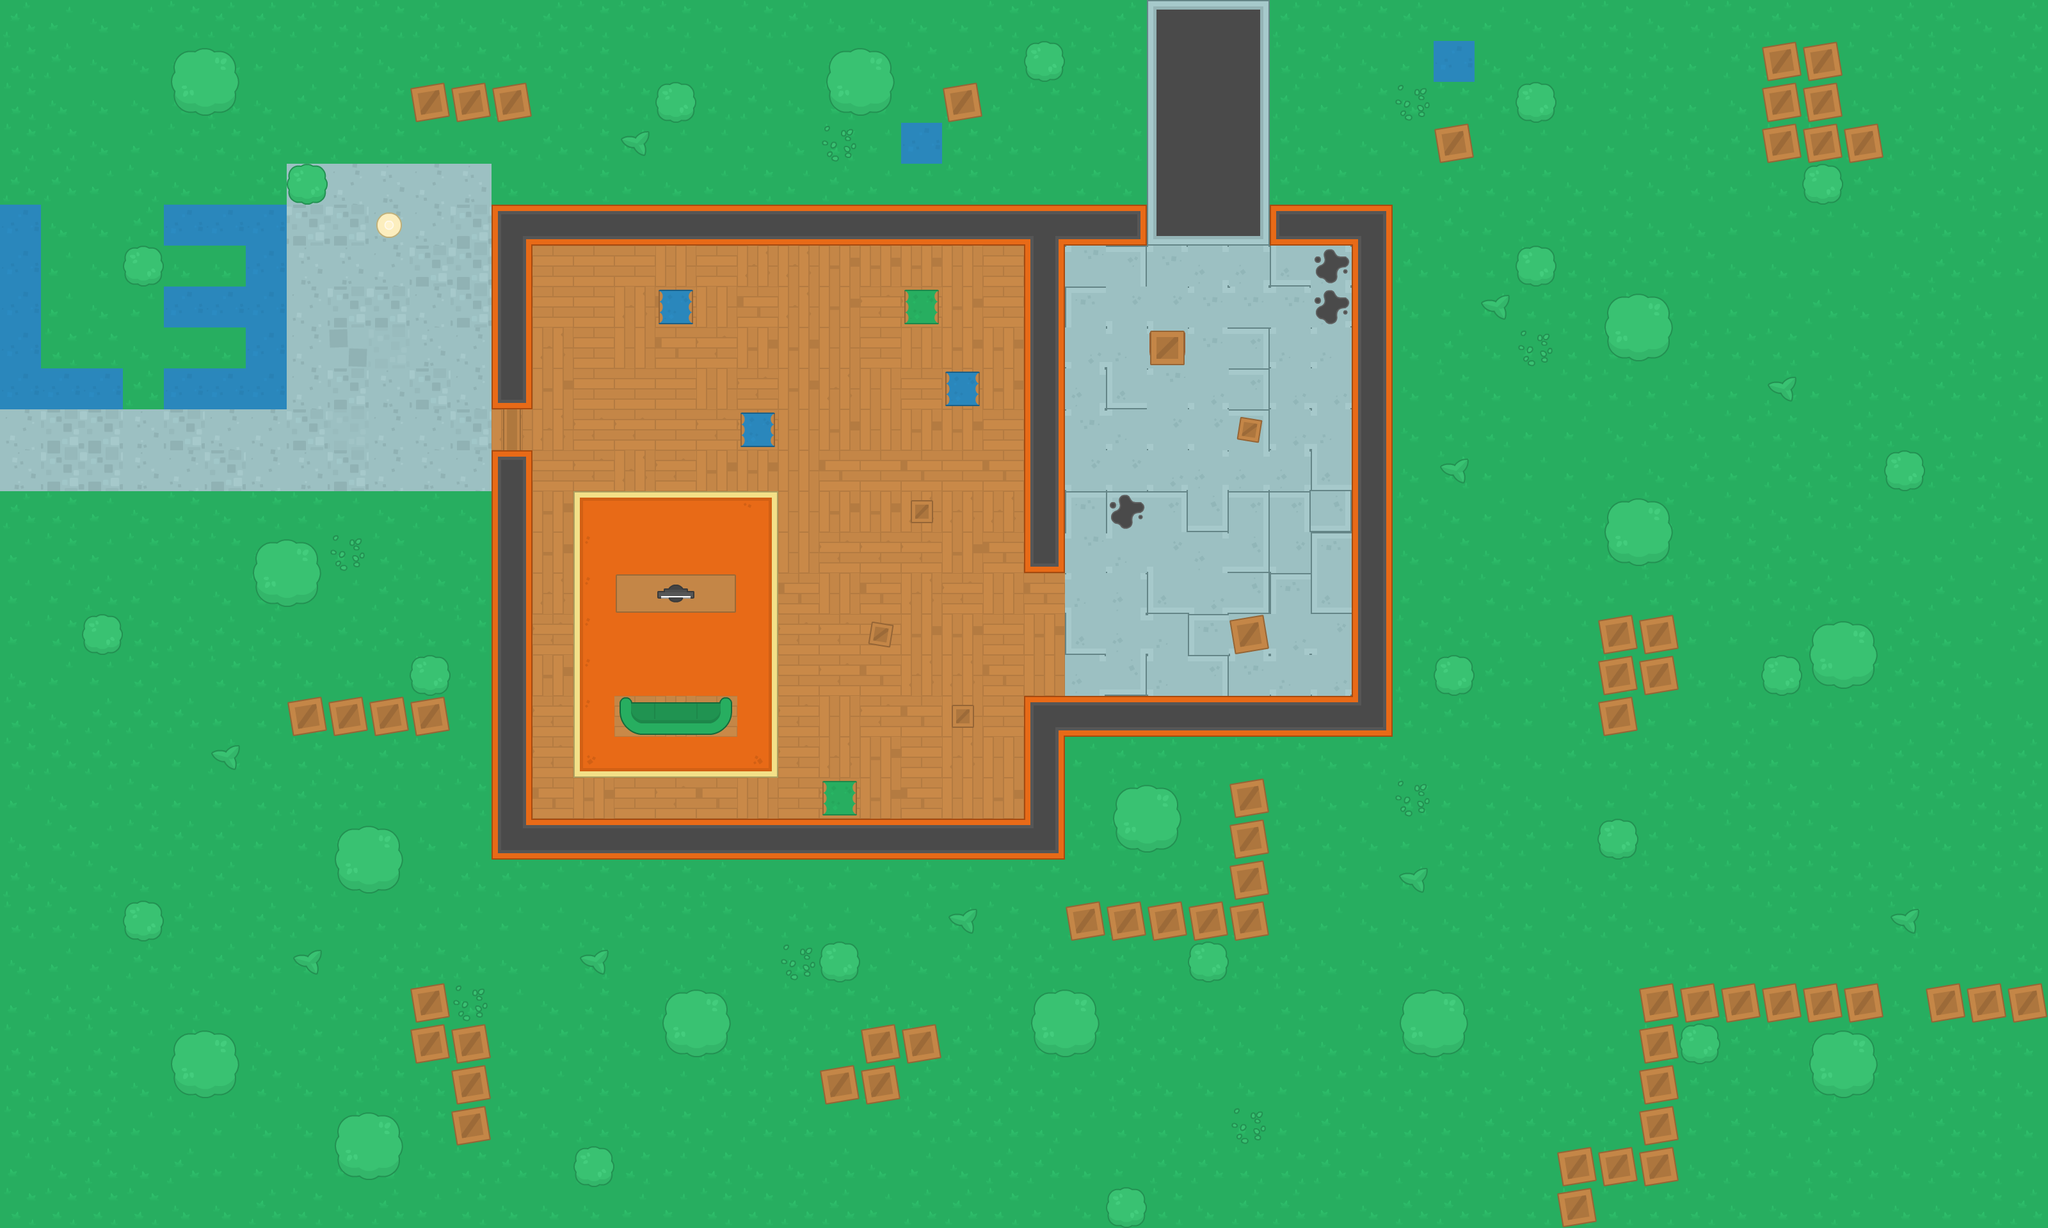

Rendered tile map (Tiled .tmx) drawn with the repository's tilesets; below, a short description and the map source with its tile grids summarised:
An orthogonal 50x30 tile map with 64x64 px tiles, 6 tile layers (Ground, Floor, Wall texture, Deko, ...) and 107 objects (79x wall, 13x zombie, 9x health, 3x zombie_strong, player, ...).

<map version="1.8" tiledversion="1.8.4" orientation="orthogonal" renderorder="right-down" width="50" height="30" tilewidth="64" tileheight="64" infinite="0" nextlayerid="16" nextobjectid="1057">
 <tileset firstgid="1" source="../img/Pack.tsx" />
 <layer id="1" name="Ground" width="50" height="30">
  <data>[1500 cells, 1500 non-empty, 4 distinct tile ids]</data>
 </layer>
 <layer id="2" name="Floor" width="50" height="30">
  <data>[1500 cells, 342 non-empty, 23 distinct tile ids]</data>
 </layer>
 <layer id="3" name="Wall texture" width="50" height="30">
  <data>[1500 cells, 97 non-empty, 23 distinct tile ids]</data>
 </layer>
 <layer id="4" name="Deko" width="50" height="30">
  <data>[1500 cells, 207 non-empty, 29 distinct tile ids]</data>
 </layer>
 <layer id="5" name="Deko2" width="50" height="30">
  <data>[1500 cells, 3 non-empty, 3 distinct tile ids]</data>
 </layer>
 <layer id="6" name="Deko3" width="50" height="30">
  <data>[1500 cells, 1 non-empty, 1 distinct tile ids]</data>
 </layer>
 <objectgroup id="7" name="wall obj" visible="0" locked="1">
  <object id="5" name="wall" x="768" y="320" width="64" height="320" />
  <object id="8" name="wall" x="832" y="320" width="960" height="64" />
  <object id="9" name="wall" x="1600" y="384" width="64" height="512" />
  <object id="11" name="wall" x="960" y="896" width="192" height="64" />
  <object id="12" name="wall" x="832" y="1280" width="832" height="64" />
  <object id="13" name="wall" x="1600" y="1088" width="64" height="192" />
  <object id="14" name="wall" x="1664" y="1088" width="512" height="64" />
  <object id="15" name="wall" x="2112" y="320" width="64" height="768" />
  <object id="16" name="wall" x="1984" y="320" width="128" height="64" />
  <object id="43" name="wall" x="767" y="702" width="64" height="640" />
  <object id="44" name="wall" x="1152" y="640" width="64" height="64" />
  <object id="46" name="wall" x="1152" y="640" width="64" height="64" />
  <object id="47" name="wall" x="1472" y="576" width="64" height="64" />
  <object id="48" name="wall" x="1408" y="448" width="64" height="64" />
  <object id="49" name="wall" x="1024" y="448" width="64" height="64" />
  <object id="53" name="wall" x="464" y="272" width="32" height="32" />
  <object id="54" name="wall" x="304" y="112" width="32" height="32" />
  <object id="55" name="wall" x="208" y="400" width="32" height="32" />
  <object id="162" name="wall" x="0" y="0" width="3200" height="16" />
  <object id="163" name="wall" x="0" y="1904" width="3200" height="16" />
  <object id="164" name="wall" x="0" y="16" width="16" height="1888" />
  <object id="165" name="wall" x="3184" y="16" width="16" height="1888" />
  <object id="166" name="wall" x="2752" y="64" width="128" height="192" />
  <object id="167" name="wall" x="2880" y="192" width="64" height="64" />
  <object id="168" name="wall" x="2240" y="192" width="64" height="64" />
  <object id="169" name="wall" x="2496" y="960" width="128" height="128" />
  <object id="170" name="wall" x="2496" y="1088" width="64" height="64" />
  <object id="171" name="wall" x="2560" y="1536" width="64" height="256" />
  <object id="172" name="wall" x="2432" y="1792" width="64" height="128" />
  <object id="173" name="wall" x="1664" y="1472" width="320" height="16" />
  <object id="174" name="wall" x="1984" y="1216" width="16" height="256" />
  <object id="175" name="wall" x="1776" y="1264" width="32" height="32" />
  <object id="176" name="wall" x="1888" y="1504" width="16" height="16" />
  <object id="177" name="wall" x="1408" y="1600" width="64" height="64" />
  <object id="178" name="wall" x="1280" y="1664" width="64" height="64" />
  <object id="179" name="wall" x="1344" y="1600" width="64" height="128" />
  <object id="180" name="wall" x="640" y="1536" width="64" height="128" />
  <object id="181" name="wall" x="704" y="1600" width="64" height="192" />
  <object id="182" name="wall" x="448" y="1088" width="256" height="64" />
  <object id="183" name="wall" x="640" y="128" width="192" height="64" />
  <object id="184" name="wall" x="1472" y="128" width="64" height="64" />
  <object id="185" name="wall" x="1664" y="1392" width="240" height="16" />
  <object id="186" name="wall" x="1904" y="1216" width="16" height="176" />
  <object id="189" name="wall" x="1920" y="960" width="64" height="64" />
  <object id="191" name="wall" x="1616" y="80" width="32" height="32" />
  <object id="192" name="wall" x="1328" y="112" width="32" height="32" />
  <object id="193" name="wall" x="1040" y="144" width="32" height="32" />
  <object id="194" name="wall" x="432" y="880" width="32" height="32" />
  <object id="195" name="wall" x="560" y="1328" width="32" height="32" />
  <object id="196" name="wall" x="208" y="1424" width="32" height="32" />
  <object id="197" name="wall" x="656" y="1040" width="32" height="32" />
  <object id="198" name="wall" x="560" y="1776" width="32" height="32" />
  <object id="199" name="wall" x="912" y="1808" width="32" height="32" />
  <object id="200" name="wall" x="1072" y="1584" width="32" height="32" />
  <object id="201" name="wall" x="1296" y="1488" width="32" height="32" />
  <object id="202" name="wall" x="1648" y="1584" width="32" height="32" />
  <object id="203" name="wall" x="1744" y="1872" width="32" height="32" />
  <object id="204" name="wall" x="2224" y="1584" width="32" height="32" />
  <object id="206" name="wall" x="2512" y="1296" width="32" height="32" />
  <object id="208" name="wall" x="2864" y="1008" width="32" height="32" />
  <object id="209" name="wall" x="2784" y="1040" width="32" height="32" />
  <object id="210" name="wall" x="2960" y="720" width="32" height="32" />
  <object id="211" name="wall" x="2544" y="816" width="32" height="32" />
  <object id="212" name="wall" x="2256" y="1040" width="32" height="32" />
  <object id="213" name="wall" x="2544" y="496" width="32" height="32" />
  <object id="214" name="wall" x="2384" y="400" width="32" height="32" />
  <object id="215" name="wall" x="2832" y="272" width="32" height="32" />
  <object id="216" name="wall" x="2384" y="144" width="32" height="32" />
  <object id="223" name="health" x="464" y="1488" width="32" height="32" visible="0" />
  <object id="227" name="wall" x="2624" y="1536" width="320" height="64" />
  <object id="228" name="wall" x="3008" y="1536" width="192" height="64" />
  <object id="405" name="wall" x="2496" y="1792" width="128" height="64" />
  <object id="406" name="wall" x="2640" y="1616" width="32" height="32" />
  <object id="407" name="wall" x="2864" y="1648" width="32" height="32" />
  <object id="408" name="wall" x="1360" y="976" width="32" height="32" />
  <object id="409" name="wall" x="1424" y="784" width="32" height="32" />
  <object id="410" name="wall" x="1488" y="1104" width="32" height="32" />
  <object id="411" name="wall" x="1296" y="1232" width="32" height="32" />
  <object id="412" name="wall" x="304" y="1648" width="32" height="32" />
  <object id="413" name="wall" x="144" y="976" width="32" height="32" />
 </objectgroup>
 <objectgroup id="14" name="player obj" visible="0">
  <object id="867" name="player" x="592" y="336" width="32" height="32" />
 </objectgroup>
 <objectgroup id="15" name="door obj" />
 <objectgroup id="12" name="zombie obj">
  <object id="1040" name="zombie" x="384" y="656" width="32" height="32" />
  <object id="1041" name="zombie" x="2688" y="1760" width="32" height="32" />
  <object id="1042" name="zombie" x="2912" y="1824" width="32" height="32" />
  <object id="1043" name="zombie" x="3056" y="1760" width="32" height="32" />
  </objectgroup>
 <objectgroup id="13" name="gun obj">
  <!-- 2 objects omitted --></objectgroup>
 <objectgroup id="11" name="Health obj">
  <!-- 8 objects omitted --></objectgroup>
</map>
<!-- 22 of 107 objects omitted -->
